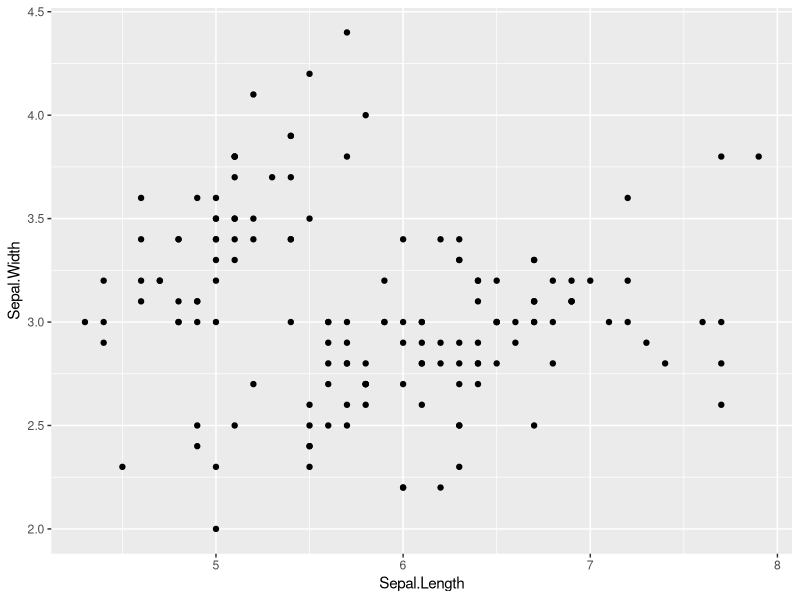
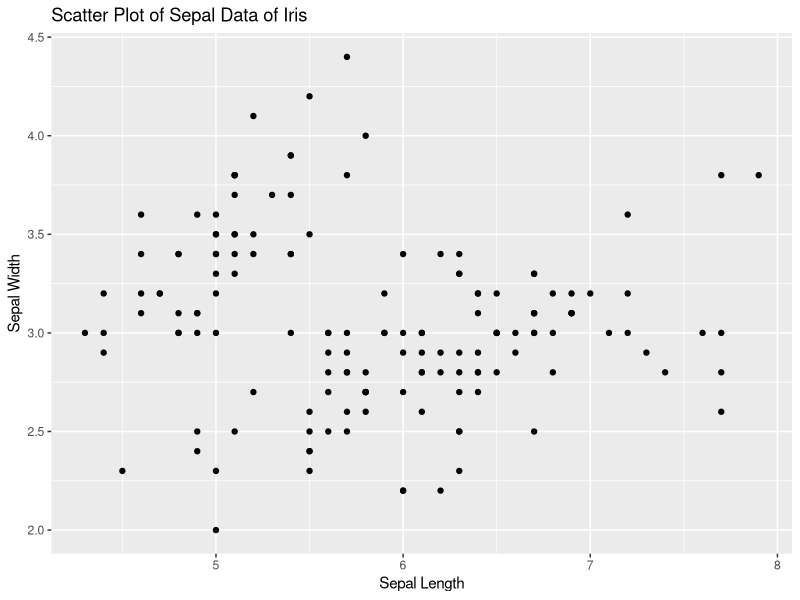
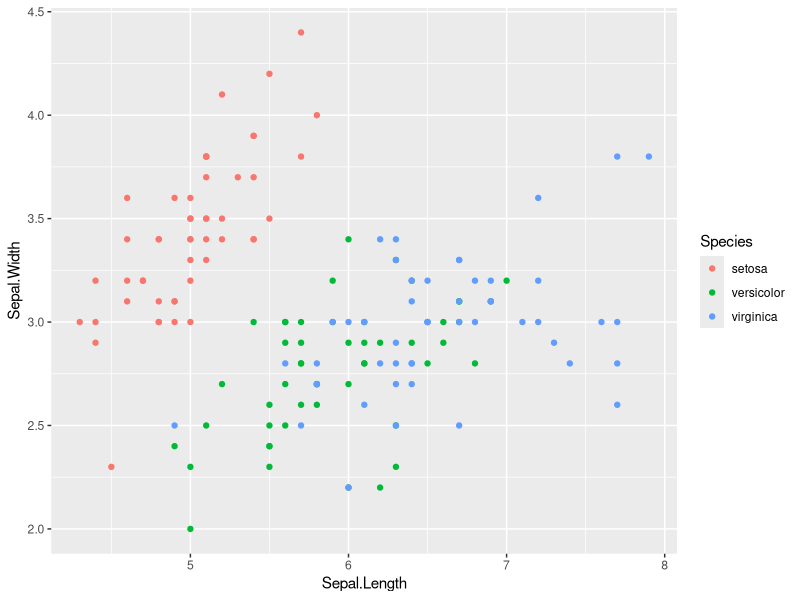
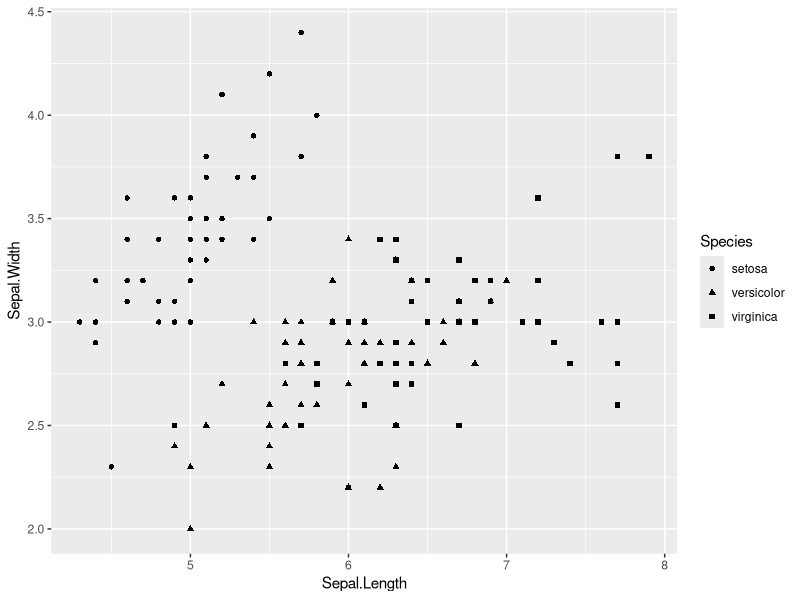
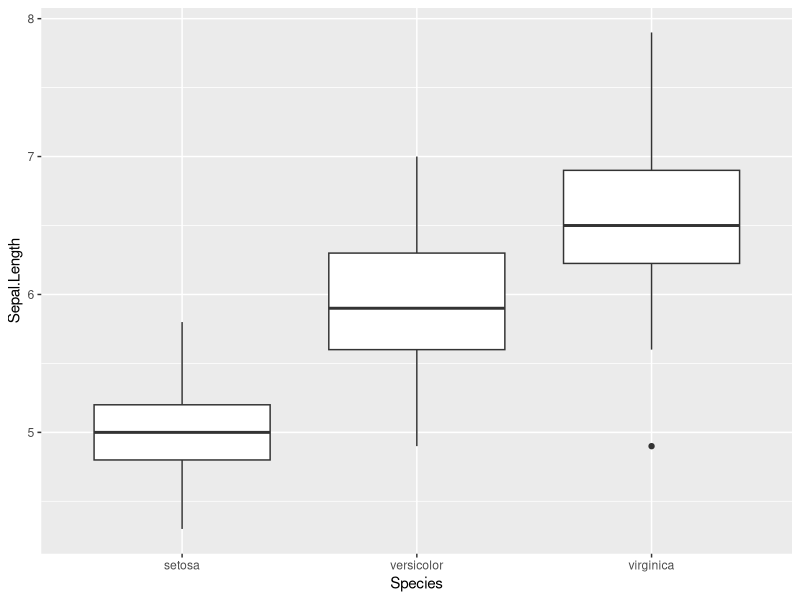
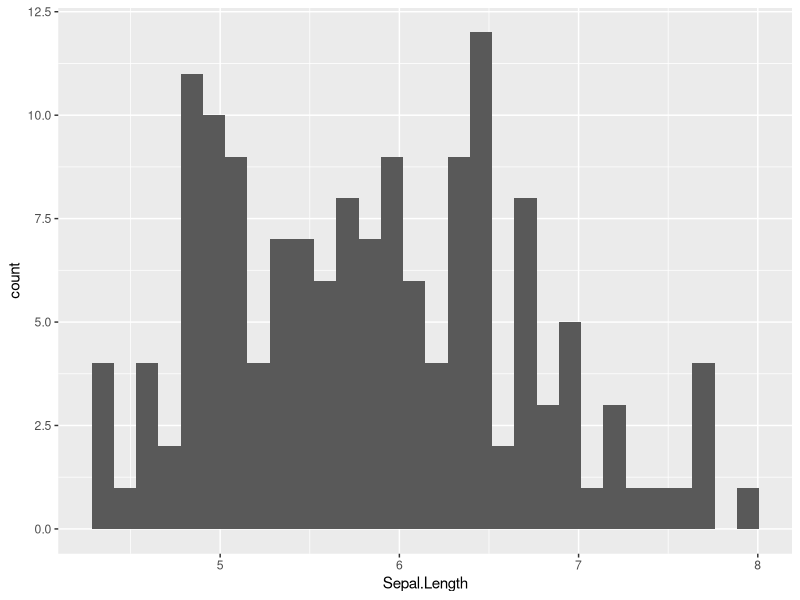
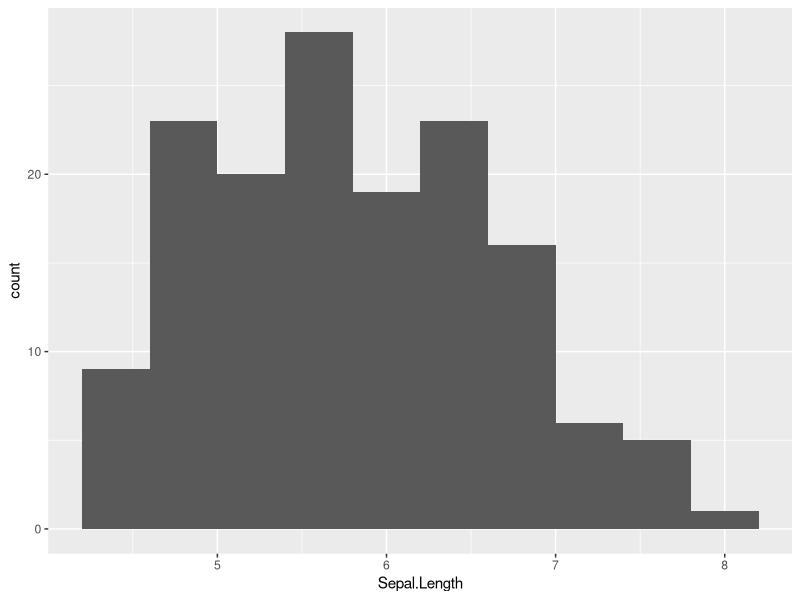
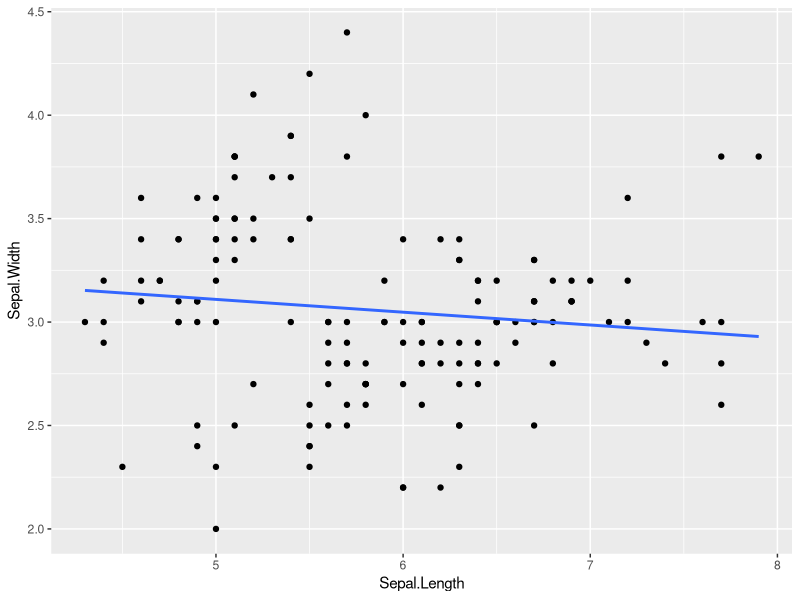

Write R code to recreate these figures, in order.
## ---- chunk 1
library(tidyverse)
## ---- chunk 2
df_iris <- datasets::iris
class(df_iris)
## ---- chunk 3
tbl_iris <- as_tibble(datasets::iris)
class(tbl_iris)
## ---- chunk 4
df_iris %>% slice(1:10)
## ---- chunk 5
slice(df_iris, 1:10)
## ---- chunk 6
1:10
## ---- chunk 7
glimpse(df_iris)
## ---- chunk 8
typeof(df_iris$Species)
## ---- chunk 9
class(df_iris$Species)
## ---- chunk 10
typeof(df_iris$Sepal.Length)
class(df_iris$Sepal.Length)
## ---- chunk 11
summary(df_iris)
## ---- chunk 12
ggplot(data = df_iris, aes(x = Sepal.Length, y = Sepal.Width)) +
  geom_point()
## ---- chunk 13
ggplot(data = df_iris, aes(x = Sepal.Length, y = Sepal.Width)) +
  geom_point() + 
  labs(title = "Scatter Plot of Sepal Data of Iris", x = "Sepal Length", y = "Sepal Width")
## ---- chunk 14
ggplot(data = df_iris, aes(x = Sepal.Length, y = Sepal.Width, color = Species)) +
  geom_point()
## ---- chunk 15
ggplot(data = df_iris, aes(x = Sepal.Length, y = Sepal.Width, shape = Species)) +
  geom_point()
## ---- chunk 16
ggplot(data = df_iris, aes(x = Species, y = Sepal.Length)) +
  geom_boxplot()
## ---- chunk 17
ggplot(data = df_iris, aes(x = Sepal.Length)) +
  geom_histogram()
## ---- chunk 18
ggplot(data = df_iris, aes(x = Sepal.Length)) +
  geom_histogram(bins = 10)
## ---- chunk 19
ggplot(data = df_iris, aes(x = Sepal.Length, y = Sepal.Width)) +
  geom_point() +
  geom_smooth(method = "lm", se = FALSE)
